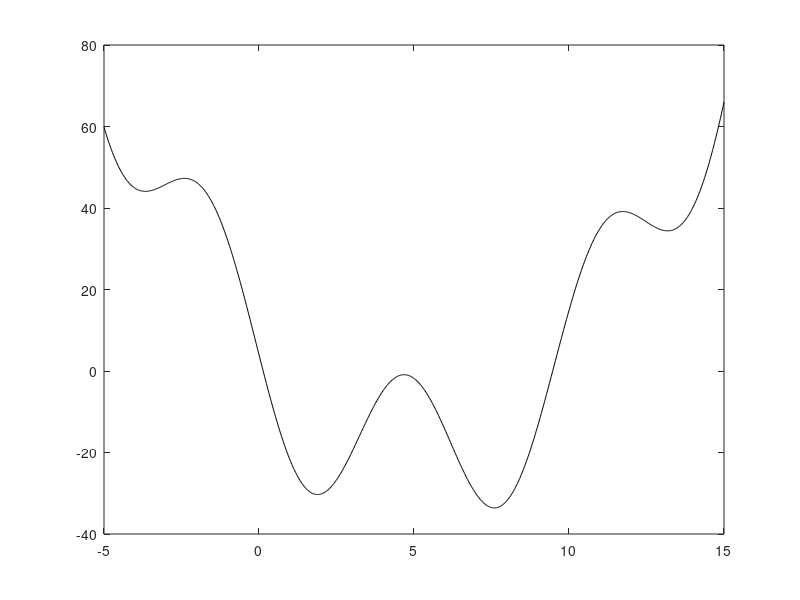

MATLAB code to generate this figure: (Note: this script raises an error after producing the figure.)
format compact; clc; clear; close all
%% Genetic Algorithm
global dx x_l x_u res elitist_prob initial_popu selection_prob mutation_prob
x_l = -5; % lower boundry
x_u = 15; % upper boundry
res = 10; % bit resolution of coding (2^res = length of chromosome)
dx = (x_u-x_l)/(2^res-1)

elitist_prob = 0.5
initial_popu = 20
mutation_prob = 0.5
selection_prob = 1 - elitist_prob

max_iterations = 100
min_iterations = 20

%% Goal function
gf1 = @(x) x.^2 - 10.*x + 4 - 20*sin(x);
gf1_x_min = 7.610;

figure(1)
plot (x_l:(x_u-x_l)/(2^res-1):x_u,gf1(x_l:(x_u-x_l)/(2^res-1):x_u),'k-')

%hold on

population = GenerateInitialPopulation();
i=0;
x_min = [x_u x_l];

dx_min = max(x_min)-min(x_min);
x_min_hist = [x_min];
while (i<max_iterations && dx<=dx_min)
    i=i+1;;;;;;;;;;;
     
      
    %x = DeCode(population);
    %y = gf1(x); %FittnesFunction(population,gf1) 
    %plot (x,y,'bx')
    
    plot (x_l:(x_u-x_l)/(2^res-1):x_u,gf1(x_l:(x_u-x_l)/(2^res-1):x_u),'k-','DisplayName','f(x)')
    xlabel('x')
    ylabel('f(x)')
    title(sprintf('P_{mutation}=%g, P_{elitist}=%g, P_{select}=%g, N_{population}=%g, i_{max}=%g, i_{min}=%g, \\Delta=%g',mutation_prob,elitist_prob,selection_prob,initial_popu,max_iterations,min_iterations,dx))
    hold on
    PlotPopulation(population,gf1,'bx')

    survivors = ElitistSelection(population,gf1);;;;;;;;;;
    PlotPopulation(survivors,gf1,'bo')
    
    parents = ParentsSelection(population,gf1);;;;;;;;;;;;;
    allparents = [parents(1,:) parents(2,:)];
    PlotPopulation(allparents,gf1,'r^')
  
    newborns = OnePointCrossover(parents);;;;;;;;;;;;;
    PlotPopulation(newborns,gf1,'gs')
    mutants = Mutate(newborns);;;;;;;;;;;;;;;
    
    %mutants = new_borns
    PlotPopulation(mutants,gf1,'mp')
    population = [survivors mutants];
    %population = mutants;
    hold off
    if (length(x_min) < min_iterations)
        x_min = [x_min GetMinimum(population,gf1)];
    else
        x_min = [x_min(2:end) GetMinimum(population,gf1)];
    end
    dx_min = max(x_min)-min(x_min);;;;;;;;;
    x_min_hist = [x_min_hist x_min(end)];
    legend
    pause(0.01)
    input('x')
end

hold on
 x = GetMinimum(population,gf1)
 y = gf1(x); %FittnesFunction(population,gf1)
 plot (x,y,'ro','DisplayName','MINIMUM')
hold off

figure(2)
hold on
%plot(gf1(x_min_hist(3:end)),'DisplayName','MINIMUM')
plot(x_min_hist(3:end),'DisplayName','MINIMUM')
xlabel('iteration')
%ylabel('f(x_{min})')
ylabel('x_{min}')
title(sprintf('P_{mutation}=%g, P_{elitist}=%g, P_{select}=%g, N_{population}=%g, i_{max}=%g, i_{min}=%g, \\Delta=%g',mutation_prob,elitist_prob,selection_prob,initial_popu,max_iterations,min_iterations,dx))
%plot(gf1(gf1_x_min).*ones(i-1),'r--')
plot(gf1_x_min.*ones(i-1),'r--')

function PlotPopulation(population,gf,style)
    x = DeCode(population);
    y = gf(x);
    plot (x,y,style,'DisplayName',inputname(1)); 
end

function x_min = GetMinimum(p,gf)
    [~,index] = max(FittnesFunction(p,gf));
    x_min = DeCode(p(index));
end

function mutants = Mutate(p)
    global res mutation_prob
    % pattern = randi(2.^res,1,length(p))-1; % mutation_prob = 0.5
    pattern = sum((rand(1,res) < mutation_prob) .* 2.^(res-1:-1:0));

    mutants = bitxor(p,pattern);
end


function new_borns = OnePointCrossover(parents)
    global res
    % parents(1,:) - ojciec
    % pparents(2,:) - matka
    cut_points = randi(res-1,1,size(parents,2));
    pattern_1 = 2.^cut_points - 1;
    pattern_2 = 2^res - pattern_1 - 1;
    new_borns = bitand(parents(1,:),pattern_1) + bitand(parents(2,:),pattern_2);
    
end

 
function parents = ParentsSelection(p,gf)
    global selection_prob
    n = floor(selection_prob*length(p)); % number of pairs of chrom. to select
    if (n<=1)
        n=1;
    end
    
    [FF,indexes] = sort(FittnesFunction(p,gf),'descend');
    if(max(FF)==min(FF)) 
        parents=[p(1:n);p(1:n)];
    else
        series_of_ranges = (FF - min(FF)) ./ (max(FF)-min(FF));
        % https://la.mathworks.com/matlabcentral/answers/51897-generate-random-numbers-given-distribution-histogram
        D = cumsum(series_of_ranges)/sum(series_of_ranges);
        f = @(r) find(r<=D,1,'first');
        parents = p( arrayfun(f,rand(n,2)) )';
    end
end

function p = ElitistSelection(p,gf)
    global elitist_prob
    m = elitist_prob*length(p); % number of chrom. to select
    if (m<1)
        m=1;
    end
    [~,indexes] = sort(FittnesFunction(p,gf),'descend');
    p = p(indexes);
    p = p(1:m);
end

function p = GenerateInitialPopulation()
global res initial_popu
p = randi(2.^res-1,1,initial_popu);
end

%% Fittness Function
% gf - goal function of x
% c - chromosome
function r = FittnesFunction(c,gf)
    r = - gf(DeCode(c));
end

%% Function returning coded version of value
% x - value from range x_l : x_u
function c = Code(x)
    global x_l x_u res
    if(x<=x_l)
        c = 0;
    elseif (x>=x_u)
        c = 2.^res-1; 
    else
        c = floor((x-x_l)./(x_u-x_l)*(2.^res-1));
    end
end


%% Function returning decoded version of chromosome
% c - chromosome
function x = DeCode(c)
    global x_l x_u res
    x = x_l + (c./(2.^res-1)).*(x_u-x_l);
end
